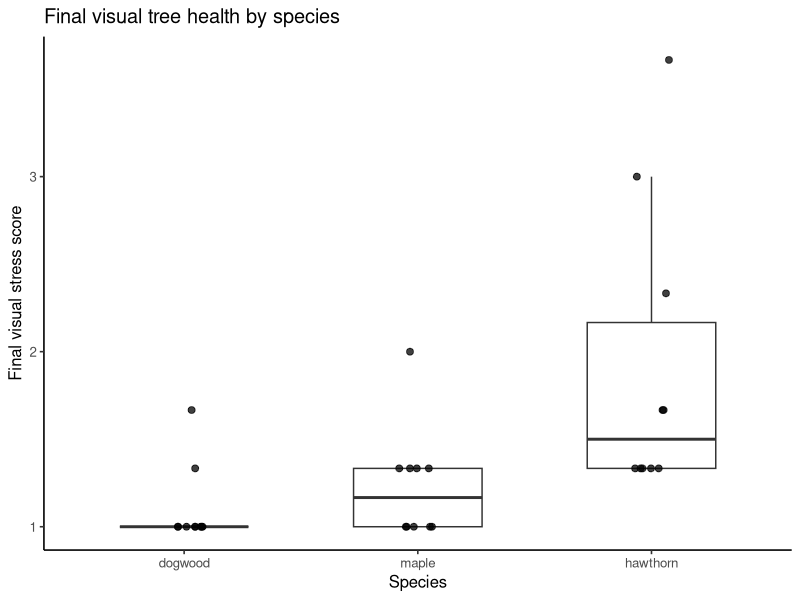

This figure's R source:
library(tidyverse)

##Step: Read, wrangle, and check structure of health survey-----

tree_health_raw <- read.csv("raw_data/final_tree_health.csv")

tree_health <- tree_health_raw %>%
  mutate(
    site = recode(
      site,
      "c" = "Downtown",
      "p" = "Park"
    ),
    species = recode(
      species,
      "d" = "dogwood",
      "h" = "hawthorn",
      "m" = "maple"
    ),
    site = factor(site, levels = c("Park", "Downtown")),
    species = factor(species, levels = c("dogwood", "maple", "hawthorn")),
    
    # Exploratory summary score only.
    # Lower values indicate healthier trees.
    visual_stress_sum =
      crown_discoloration + twig_dieback + crown_vigor,
    
    visual_stress_mean =
      visual_stress_sum / 3
  )

health_traits <- c(
  "crown_discoloration",
  "twig_dieback",
  "crown_vigor",
  "visual_stress_mean"
)

#means of health traits
health_species_summary <- tree_health %>%
  group_by(species) %>%
  summarise(
    n = n(),
    
    crown_discoloration_mean = mean(crown_discoloration),
    crown_discoloration_sd = sd(crown_discoloration),
    
    twig_dieback_mean = mean(twig_dieback),
    twig_dieback_sd = sd(twig_dieback),
    
    crown_vigor_mean = mean(crown_vigor),
    crown_vigor_sd = sd(crown_vigor),
    
    visual_stress_mean = mean(visual_stress_mean),
    visual_stress_sd = sd(visual_stress_mean),
    
    .groups = "drop"
  )

health_site_summary <- tree_health %>%
  group_by(site) %>%
  summarise(
    n = n(),
    
    crown_discoloration_mean = mean(crown_discoloration),
    twig_dieback_mean = mean(twig_dieback),
    crown_vigor_mean = mean(crown_vigor),
    visual_stress_mean = mean(visual_stress_mean),
    
    .groups = "drop"
  )

health_site_species_summary <- tree_health %>%
  group_by(site, species) %>%
  summarise(
    n = n(),
    
    crown_discoloration_mean = mean(crown_discoloration),
    twig_dieback_mean = mean(twig_dieback),
    crown_vigor_mean = mean(crown_vigor),
    visual_stress_mean = mean(visual_stress_mean),
    
    .groups = "drop"
  )

health_species_summary
health_site_summary
health_site_species_summary

##Step: Kruskal_Wallis test ------
# These are appropriate preliminary tests because the health
# ratings are ordinal and contain many tied values.

run_kruskal <- function(data, response, predictor) {
  f <- as.formula(paste(response, "~", predictor))
  test <- kruskal.test(f, data = data)
  
  tibble(
    response = response,
    predictor = predictor,
    statistic = unname(test$statistic),
    df = unname(test$parameter),
    p_value = test$p.value
  )
}

health_species_tests <- map_dfr(
  health_traits,
  ~ run_kruskal(tree_health, response = .x, predictor = "species")
) %>%
  mutate(
    p_value = signif(p_value, 4),
    significant = if_else(p_value < 0.05, "Yes", "No")
  )

health_site_tests <- map_dfr(
  health_traits,
  ~ run_kruskal(tree_health, response = .x, predictor = "site")
) %>%
  mutate(
    p_value = signif(p_value, 4),
    significant = if_else(p_value < 0.05, "Yes", "No")
  )

health_species_tests #twig dieback, marginal crown discolor
health_site_tests #nothing by site

##Step: Pairwise species comparisons------
# Pairwise Wilcoxon rank-sum tests with Holm correction.
# These are useful for traits with a species-level signal

run_pairwise_wilcox <- function(data, response, group_var = "species") {
  
  group_levels <- levels(droplevels(data[[group_var]]))
  comparisons <- combn(group_levels, 2, simplify = FALSE)
  
  map_dfr(comparisons, function(comp) {
    
    group1 <- comp[1]
    group2 <- comp[2]
    
    x <- data %>%
      filter(.data[[group_var]] == group1) %>%
      pull(.data[[response]])
    
    y <- data %>%
      filter(.data[[group_var]] == group2) %>%
      pull(.data[[response]])
    
    test <- wilcox.test(
      x,
      y,
      exact = FALSE,
      correct = TRUE
    )
    
    tibble(
      response = response,
      group1 = group1,
      group2 = group2,
      statistic = unname(test$statistic),
      p_raw = test$p.value
    )
  }) %>%
    mutate(
      p_holm = p.adjust(p_raw, method = "holm"),
      significant = if_else(p_holm < 0.05, "Yes", "No")
    )
}

health_species_pairwise <- map_dfr(
  health_traits,
  ~ run_pairwise_wilcox(tree_health, response = .x)
) %>%
  mutate(
    p_raw = signif(p_raw, 4),
    p_holm = signif(p_holm, 4)
  )

health_species_pairwise
#after Holm - hawthorn lower than dogwood/maple for twig dieback

##Step: Focused table of results-----

health_key_species_results <- health_species_tests %>%
  filter(response %in% c("twig_dieback", "visual_stress_mean"))

health_key_pairwise_results <- health_species_pairwise %>%
  filter(response %in% c("twig_dieback", "visual_stress_mean"))

health_key_species_results
health_key_pairwise_results

##Step: Figure -----

fig_final_health_species <- ggplot(
  tree_health,
  aes(x = species, y = visual_stress_mean)
) +
  geom_boxplot(width = 0.55, outlier.shape = NA) +
  geom_jitter(width = 0.08, height = 0, size = 2, alpha = 0.75) +
  labs(
    x = "Species",
    y = "Final visual stress score",
    title = "Final visual tree health by species"
  ) +
  theme_classic(base_size = 12)

fig_final_health_species
